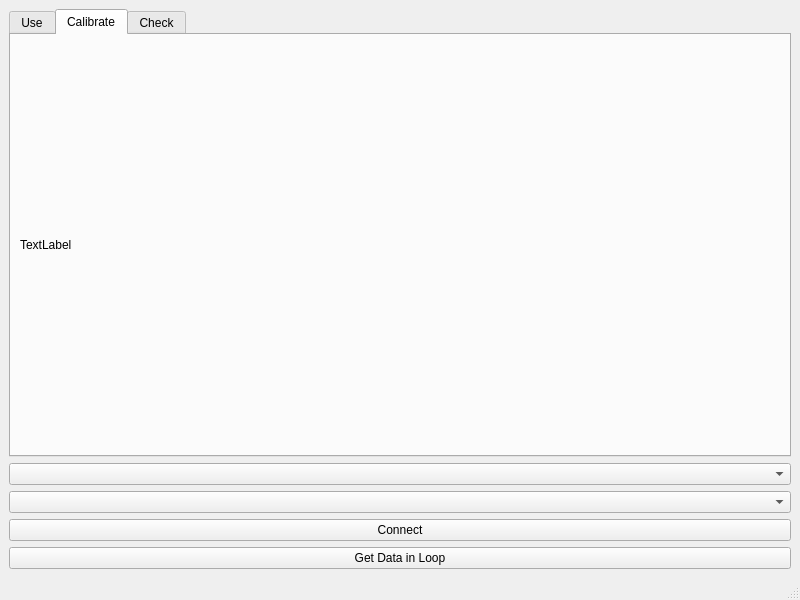
<?xml version="1.0" encoding="UTF-8"?>
<ui version="4.0">
 <class>MainWindow</class>
 <widget class="QMainWindow" name="MainWindow">
  <property name="geometry">
   <rect>
    <x>0</x>
    <y>0</y>
    <width>800</width>
    <height>600</height>
   </rect>
  </property>
  <property name="windowTitle">
   <string>MainWindow</string>
  </property>
  <widget class="QWidget" name="centralwidget">
   <layout class="QGridLayout" name="gridLayout">
    <item row="4" column="0">
     <widget class="QComboBox" name="comboBox_2"/>
    </item>
    <item row="3" column="0">
     <widget class="QComboBox" name="comboBox"/>
    </item>
    <item row="0" column="0">
     <widget class="QTabWidget" name="tabWidget">
      <property name="currentIndex">
       <number>1</number>
      </property>
      <widget class="QWidget" name="tab">
       <attribute name="title">
        <string>Use</string>
       </attribute>
       <layout class="QGridLayout" name="gridLayout_14">
        <item row="0" column="0">
         <layout class="QGridLayout" name="gridLayout_13">
          <item row="0" column="0">
           <widget class="QGraphicsView" name="graphicsView"/>
          </item>
         </layout>
        </item>
       </layout>
      </widget>
      <widget class="QWidget" name="tab_3">
       <attribute name="title">
        <string>Calibrate</string>
       </attribute>
       <layout class="QGridLayout" name="gridLayout_12">
        <item row="0" column="0">
         <layout class="QGridLayout" name="gridLayout_11">
          <item row="0" column="0">
           <widget class="QLabel" name="label_9">
            <property name="text">
             <string>TextLabel</string>
            </property>
           </widget>
          </item>
         </layout>
        </item>
       </layout>
      </widget>
      <widget class="QWidget" name="tab_2">
       <attribute name="title">
        <string>Check</string>
       </attribute>
       <layout class="QGridLayout" name="gridLayout_3">
        <item row="0" column="3">
         <widget class="QLabel" name="label_4">
          <property name="text">
           <string>Channel 4</string>
          </property>
         </widget>
        </item>
        <item row="0" column="5">
         <widget class="QLabel" name="label_5">
          <property name="text">
           <string>Ultrasonic status</string>
          </property>
         </widget>
        </item>
        <item row="0" column="2">
         <widget class="QLabel" name="label_3">
          <property name="text">
           <string>Channel 3</string>
          </property>
         </widget>
        </item>
        <item row="0" column="0">
         <widget class="QLabel" name="label">
          <property name="text">
           <string>Channel 1 </string>
          </property>
         </widget>
        </item>
        <item row="1" column="3">
         <layout class="QGridLayout" name="gridLayout_8">
          <item row="0" column="1">
           <widget class="QSlider" name="verticalSlider_4">
            <property name="orientation">
             <enum>Qt::Vertical</enum>
            </property>
           </widget>
          </item>
         </layout>
        </item>
        <item row="1" column="4">
         <layout class="QGridLayout" name="gridLayout_9">
          <item row="0" column="0">
           <widget class="QLabel" name="label_8">
            <property name="text">
             <string/>
            </property>
           </widget>
          </item>
         </layout>
        </item>
        <item row="1" column="2">
         <layout class="QGridLayout" name="gridLayout_7">
          <item row="0" column="1">
           <widget class="QSlider" name="verticalSlider_3">
            <property name="orientation">
             <enum>Qt::Vertical</enum>
            </property>
           </widget>
          </item>
         </layout>
        </item>
        <item row="1" column="1">
         <layout class="QGridLayout" name="gridLayout_6">
          <item row="0" column="1">
           <widget class="QSlider" name="verticalSlider_2">
            <property name="orientation">
             <enum>Qt::Vertical</enum>
            </property>
           </widget>
          </item>
         </layout>
        </item>
        <item row="0" column="4">
         <widget class="QLabel" name="label_7">
          <property name="text">
           <string>Gyro Check</string>
          </property>
         </widget>
        </item>
        <item row="1" column="5">
         <layout class="QGridLayout" name="gridLayout_10">
          <item row="0" column="0">
           <widget class="QLabel" name="label_6">
            <property name="text">
             <string/>
            </property>
           </widget>
          </item>
         </layout>
        </item>
        <item row="0" column="1">
         <widget class="QLabel" name="label_2">
          <property name="text">
           <string>Channel 2</string>
          </property>
         </widget>
        </item>
        <item row="1" column="0">
         <layout class="QGridLayout" name="gridLayout_2">
          <item row="0" column="1">
           <widget class="QSlider" name="verticalSlider">
            <property name="orientation">
             <enum>Qt::Vertical</enum>
            </property>
           </widget>
          </item>
         </layout>
        </item>
       </layout>
      </widget>
     </widget>
    </item>
    <item row="6" column="0">
     <widget class="QPushButton" name="pushButton">
      <property name="text">
       <string>Connect</string>
      </property>
     </widget>
    </item>
    <item row="7" column="0">
     <widget class="QPushButton" name="pushButton_2">
      <property name="text">
       <string>Get Data in Loop</string>
      </property>
     </widget>
    </item>
   </layout>
  </widget>
  <widget class="QStatusBar" name="statusbar"/>
 </widget>
 <resources/>
 <connections/>
</ui>
